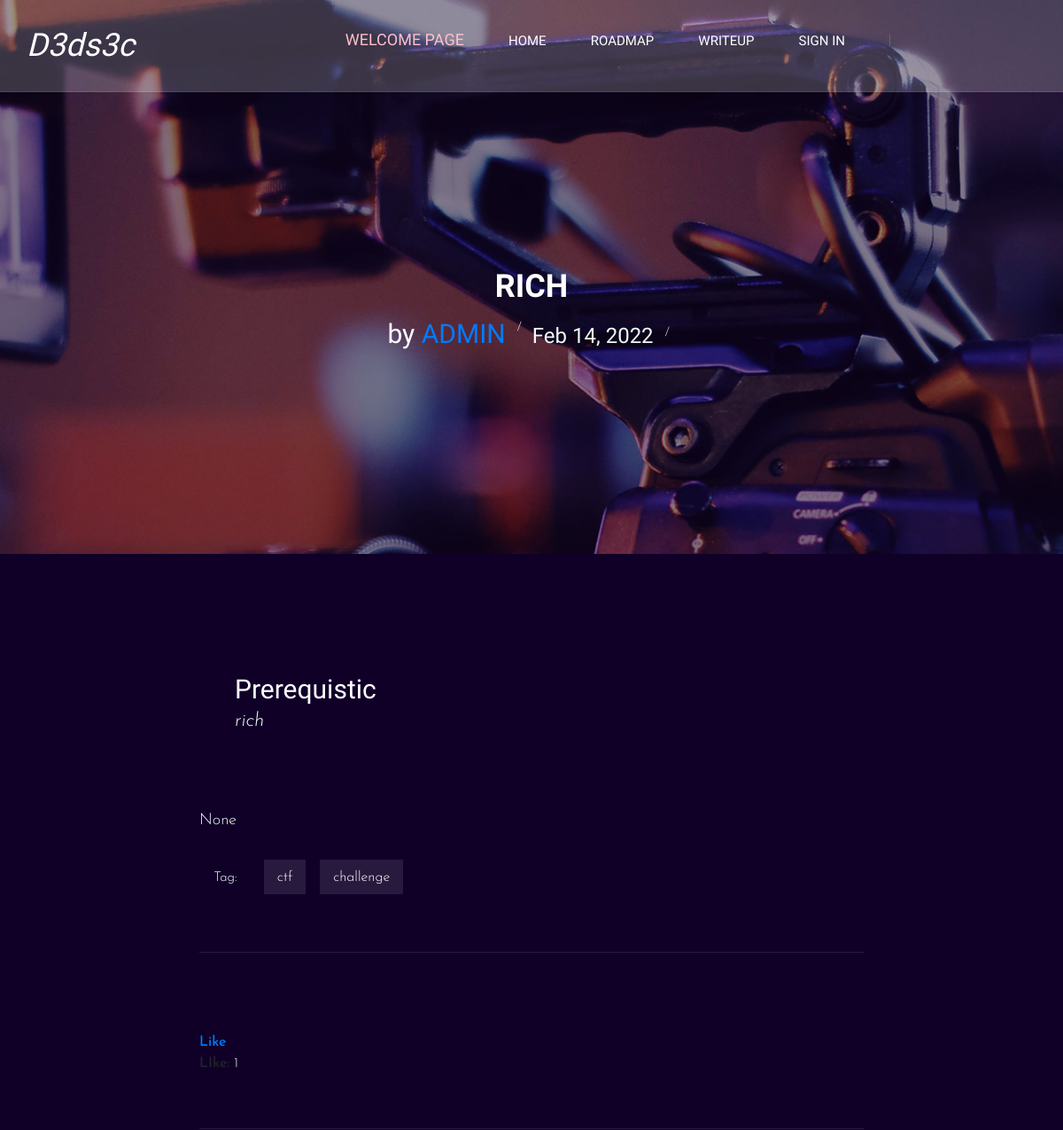
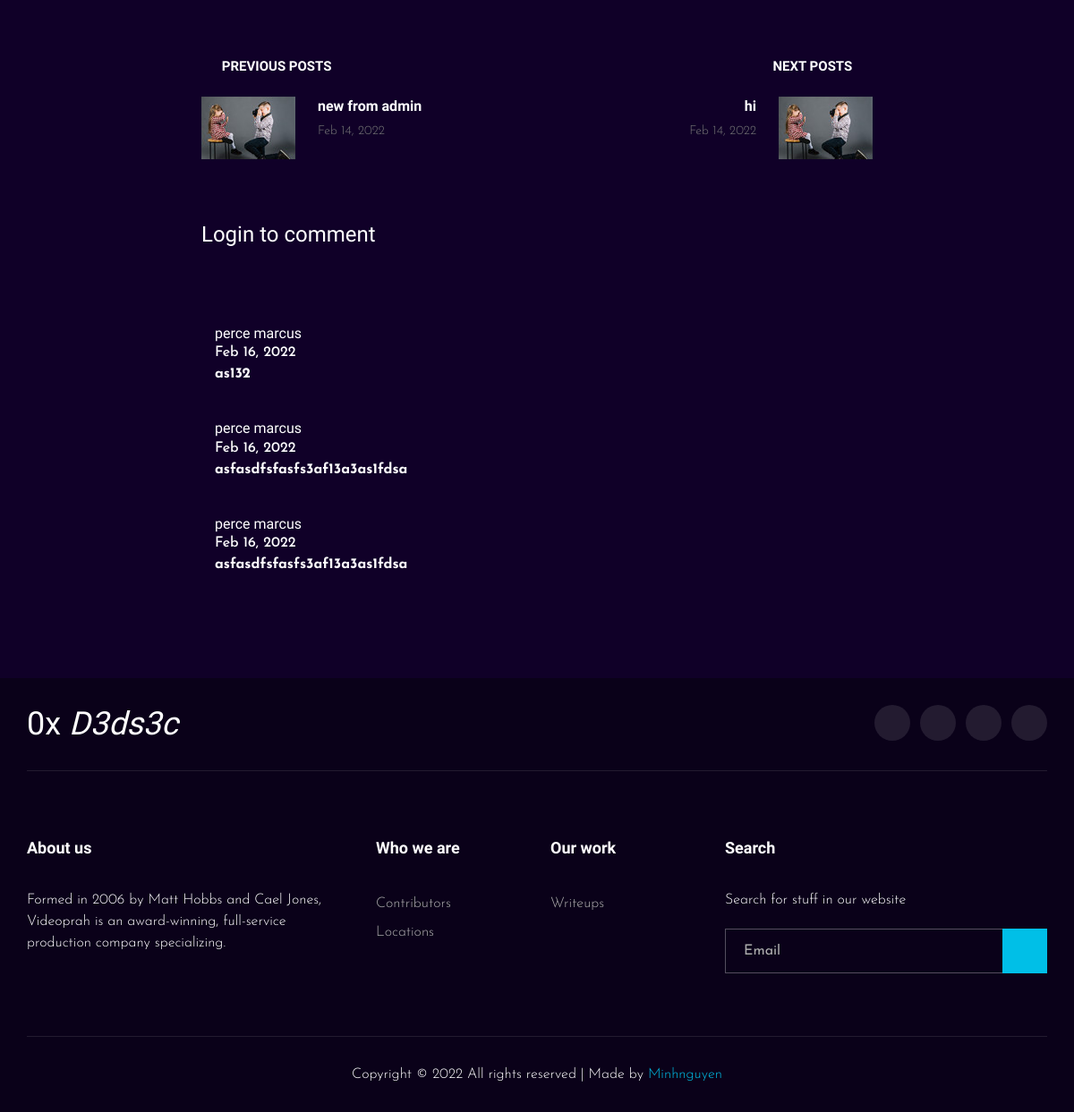
The app's page /dedsec/writeup/26/ with its own data (2 pictures, top to bottom).
### writeup/models.py (models this page shows, shortened)
class Writeup(models.Model):
    like = models.ManyToManyField(User,related_name='like')
    title = models.CharField(max_length=100)
    prerequis =  RichTextUploadingField(blank=True, null=True)
    content_upload = RichTextUploadingField(blank=True, null=True)
    cate = models.ManyToManyField(Cate, related_name='writeup')
    date_create = models.DateTimeField(default = timezone.now)
    author = models.ForeignKey(User, on_delete=models.CASCADE,related_name='writeup')

class Cate(models.Model):
    tag = models.CharField(default='challenge',max_length=100)
    def __str__(self):
        return self.tag

class Commment(models.Model):
    writeup = models.ForeignKey(Writeup, on_delete=models.CASCADE, related_name='cmt')
    date = models.DateTimeField(default=timezone.now)
    content = models.TextField()
    user = models.ForeignKey(User, on_delete=models.CASCADE, related_name='cmt',null=True)

### writeup/views.py (the view)
class WriteupDetail(DetailView):
    model = Writeup
    context_object_name = 'post'

### writeup/templates/writeup/writeup_detail.html (shortened to what this page needs)
{%extends 'writeup/base.html'%}
{%load static%}
{% block content %}
    <header class="header">
        <div class="container">
            <div class="row">
                <div class="col-lg-2">
                    <div class="header__logo">
                        <a href="{%url 'wuhpage'%}" style="color: white;"><h2 style="color: white;"><em> D3ds3c</em> </h2></a>
                    </div>
                </div>
                <div class="col-lg-10">
                    <div class="header__nav__option">
                        <nav class="header__nav__menu mobile-menu">
                            <ul>
                                <li style="color: red;"><a href="{%url 'welcomehome'%}" > <h5 style="color: pink;">Welcome page</h5></a></li>
                                <li ><a href="{%url 'wuhpage'%}">Home</a></li>
                                <li ><a href="#">Roadmap</a></li>
                                <li><a href="{%url 'writeup'%}">Writeup</a>
                                </li>
                                {%if user.is_authenticated%}
                                <li><a href="#">Hello, {{user.first_name}}</a>
                                    <ul class="dropdown">
                                        <li><a href="{%url 'profile' user.id%}">Profile</a></li>
                                        <li><a href="{% url 'logout'%}">Log out</a></li>
                                    </ul>
                                </li>
                                {%else%}
                                <li>
                                    <a href="{% url 'login'%}">Sign in</a>
                                </li>
                                {%endif%}
                        </nav>
                        <div class="header__nav__social">
                            <a href="https://www.facebook.com/profile.php?id=100068404994823"><i class="fa fa-facebook"></i></a>
                            <a href="https://twitter.com/phong20031"><i class="fa fa-twitter"></i></a>
                            <a href="https://www.instagram.com/_minh_nguyn/?hl=en"><i class="fa fa-instagram"></i></a>
                            <a href="https://zalo.me/0377075126"><i class="fa fa-youtube-play"></i></a>
                        </div>
                    </div>
                </div>
            </div>
        </div>
    </header>
    <section class="blog-hero spad set-bg" data-setbg="{%static 'writeup/img/blog/blog-hero.jpg'%}">
        <div class="container">
            <div class="row d-flex justify-content-center">
                <div class="col-lg-8">
                    <div class="blog__hero__text">
                        <h2>{{post.title}}</h2>
                        <ul>
                             <li><h3 style="color: white;"> by<span> <a  href="{%url 'profile' post.author.id%}">{{post.author.first_name}}</a> </span></h3></li>
                            <li><h4 style="color:aliceblue;">{{post.date_create|date:"M d, Y"}}</h4> </li>
                        </ul>
                    </div>
                </div>
            </div>
        </div>
    </section>
    <div class="blog-details spad">
        <div class="container">
            <div class="row d-flex justify-content-center">
                <div class="col-lg-8">
                    <div class="blog__details__content">
                        <div class="blog__details__quote">
                                <h3 style="color: white;"> Prerequistic</h3>
                            <p style="color: white;">    {{post.prerequis | safe}}</p>
                        </div>
                        <div class="blog__details__text">
                            <p style="color: aliceblue;">{{post.content_upload| safe }}</p>
                        </div>
                        <div class="blog__details__tags">
                            <span><i class="fa fa-tag"></i> Tag:</span>
                            {%for tag in post.cate.all%}
                            <a href="{%url 'catedetail' tag%}">{{tag}}</a>
                            {%endfor%}
                        </div>
                      <br>
                         {%if user.is_authenticated%}
                            {%if user in post.like.all%}
                            <a name="{{ post.id }}" style="font-size:48px;color: blue;cursor:pointer;" class="likin" id="co"><i class="fa fa-thumbs-up" aria-hidden="true"></i></a>
                           {%else%}
                            <a name="{{ post.id }}" style="font-size:48px;color: black;cursor:pointer;" class="likin" id="co"><i class="fa fa-thumbs-up" aria-hidden="true"></i></a>
                        {%endif%}
                        {%else%}
                        <a href="{%url 'login'%}">Like</a>
                         {%endif%}
                        <div class="blog__details__tags">
                          LIke: <span id="likenum">  {{post.like.count}}</span>
                        </div>
                        <div class="blog__details__option">
                            <div class="row">
                                {%if post.get_previous_by_date_create%}
                                <div class="col-lg-6 col-md-6 col-sm-6">
                                    <a href="{%url 'writeupdetail' post.get_previous_by_date_create.id%}" class="blog__details__option__item">
                                        <h5><i class="fa fa-angle-left"></i> Previous posts</h5>
                                        <div class="blog__details__option__item__img">
                                            <img src="{% static 'writeup/img/blog/prev.jpg'%}" alt="">
                                        </div>
                                        <div class="blog__details__option__item__text">
                                            <h6>{{post.get_previous_by_date_create.title}}</h6>
                                            <span>{{post.get_previous_by_date_create.date_create| date:"M d, Y"}}</span>
                                        </div>
                                    </a>
                                </div>
                                {%endif%}
                                {%if post.get_next_by_date_create%}
                                {%if not post.get_previous_by_date_create%}
                                <div class="col-lg-6 col-md-6 col-sm-6">
                                    <a href="{%url 'writeupdetail' post.get_next_by_date_create.id%}" class="blog__details__option__item">
                                        <h5><i class="fa fa-angle-left"></i> Next posts</h5>
                                        <div class="blog__details__option__item__img">
                                            <img src="{% static 'writeup/img/blog/prev.jpg'%}" alt="">
                                        </div>
                                        <div class="blog__details__option__item__text">
                                            <h6>{{post.get_next_by_date_create.title}}</h6>
                                            <span>{{post.get_next_by_date_create.date_create| date:"M d, Y"}}</span>
                                        </div>
                                    </a>
                                </div>
                                {%else%}
                                <div class="col-lg-6 col-md-6 col-sm-6">
                                    <a href="{%url 'writeupdetail' post.get_next_by_date_create.id%}" class="blog__details__option__item blog__details__option__item--right">
                                        <h5>Next posts <i class="fa fa-angle-right"></i></h5>
                                        <div class="blog__details__option__item__img">
                                            <img src="{% static 'writeup/img/blog/prev.jpg'%}" alt="">
                                        </div>
                                        <div class="blog__details__option__item__text">
                                            <h6>{{post.get_next_by_date_create.title}}</h6>
                                            <span>{{post.get_next_by_date_create.date_create| date:"M d, Y"}}</span>
                                        </div>
                                    </a>
                                </div>
                                {%endif%}
                                {%endif%}
                            </div>
                        </div>
                        {%if user.is_authenticated%}
                        <div class="blog__details__comment">
                            <h4>Leave a comment</h4>
                                <textarea id="textarea" rows="10"></textarea>
                                <button id="cmt" type="submit" class="site-btn" value="{{post.id}}" >Send Message</button>
                        </div>
                        {%else%}
                        <h4 class="blog__details__comment">Login to comment</h4>
                        {%endif%}
                        <br>
                        <br>
                        {%for cmt in post.cmt.all|dictsortreversed:"date"%}
                        <div class="col-lg-6 col-md-6 col-sm-6" style="max-width: max-content;">
                                    <div class="blog__details__option__item__img" style="">
                                        <a href="{%url 'profile' cmt.user.id%}"> <h6>{{cmt.user.first_name}} {{cmt.user.last_name}}</h6></a>
                                        <span style="color: white;">{{cmt.date|date:"M d, Y"}}</span>
                                    </div>
                                    <p >
                                    {{cmt.content}}
                                    </p>
                        </div>
                        {%endfor%}
                    </div>
                </div>
            </div>
        </div>
    </div>
    {% endblock %}

### records on screen
Writeup: title "RICH", author.first_name "ADMIN", date_create "Feb 14, 2022", prerequis "rich", content_upload "None", like.count "1", get_previous_by_date_create "new from admin", get_previous_by_date_create.date_create "Feb 14, 2022", get_next_by_date_create "hi", get_next_by_date_create.date_create "Feb 14, 2022"
Cate: tag "ctf"
Cate: tag "challenge"
Commment: user.first_name "perce", user.last_name "marcus", date "Feb 16, 2022", content "as132"
Commment: user.first_name "perce", user.last_name "marcus", date "Feb 16, 2022", content "asfasdfsfasfs3af13a3as1fdsa"
Commment: user.first_name "perce", user.last_name "marcus", date "Feb 16, 2022", content "asfasdfsfasfs3af13a3as1fdsa"
